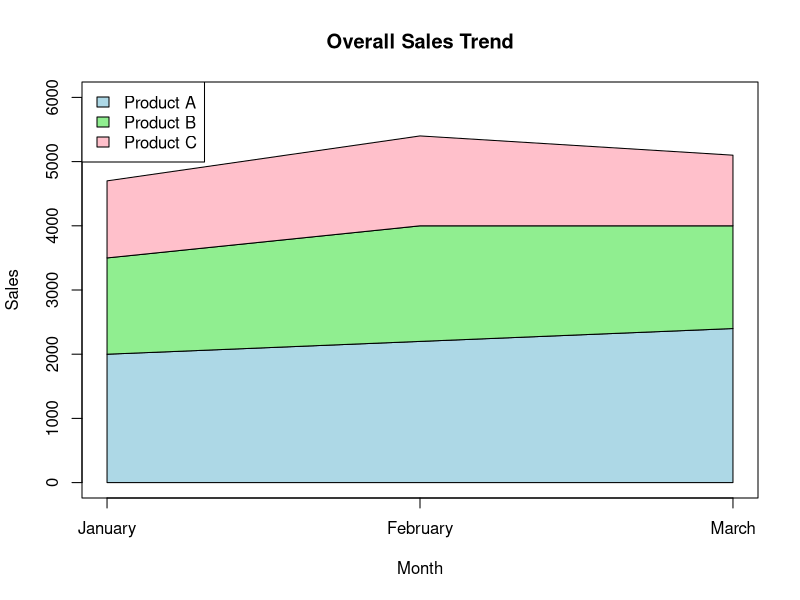

The R source for this figure:
x <- 1:3
A <- c(2000,2200,2400)
B <- c(1500,1800,1600)
C <- c(1200,1400,1100)

plot(x,A,
     type="n",
     ylim=c(0,6000),
     xaxt="n",
     xlab="Month",
     ylab="Sales",
     main="Overall Sales Trend")

axis(1,at=1:3,labels=c("January","February","March"))

polygon(c(x,rev(x)),
        c(rep(0,3),rev(A)),
        col="lightblue")

polygon(c(x,rev(x)),
        c(A,rev(A+B)),
        col="lightgreen")

polygon(c(x,rev(x)),
        c(A+B,rev(A+B+C)),
        col="pink")

legend("topleft",
       legend=c("Product A","Product B","Product C"),
       fill=c("lightblue","lightgreen","pink"))
